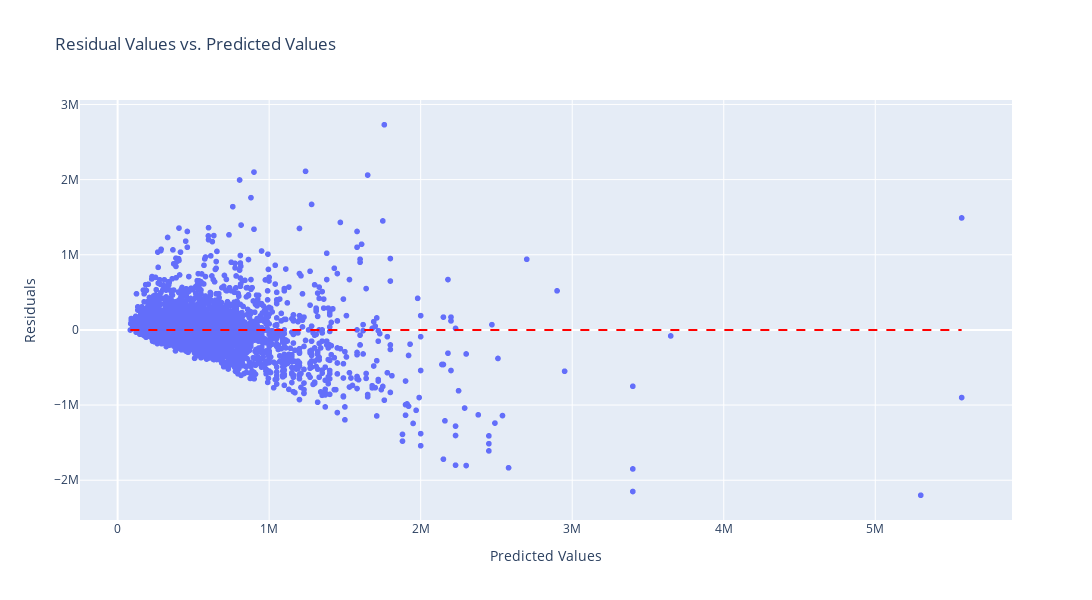

Write notebook code for a chart like this one.
### Markdown cell above
### RMSE value in traning data less than RMSE value in test data that mean our model may be have overfiting to regularizatied better prediction to unseen data   .

### Code cell
import plotly.express as px
import numpy as np

# Assuming you have y_test and y_pred_test as your true and predicted data
# Calculate residuals
residuals = np.array(y_test) - np.array(y_pred_test)

# Create the scatter plot
fig = px.scatter(x=y_pred_test, y=residuals, title='Residual Values vs. Predicted Values',
                 labels={'x': 'Predicted Values', 'y': 'Residuals'})

# Add a horizontal line at y=0 for reference
fig.add_shape(type='line', x0=min(y_pred_test), x1=max(y_pred_test), y0=0, y1=0,
              line=dict(color='red', dash='dash'))
fig.update_layout(width=1200,height=600)

fig.show()

### Figure 1 — Plotly figure (JSON) as saved in the notebook; plotly's stock layout.template omitted (floating-point values rounded to 4 significant figures; data arrays with more than 128 entries replaced by an {"elided": "..."} marker saying what was removed)
{"data": [{"hovertemplate": "Predicted Values=%{x}<br>Residuals=%{y}<extra></extra>", "legendgroup": "", "marker": {"color": "#636efa", "symbol": "circle"}, "mode": "markers", "name": "", "showlegend": false, "type": "scattergl", "x": {"elided": "5400 int values"}, "xaxis": "x", "y": {"elided": "5400 int values"}, "yaxis": "y"}], "layout": {"height": 600, "legend": {"tracegroupgap": 0}, "shapes": [{"line": {"color": "red", "dash": "dash"}, "type": "line", "x0": 84000, "x1": 5570000, "y0": 0, "y1": 0}], "title": {"text": "Residual Values vs. Predicted Values"}, "width": 1200, "xaxis": {"anchor": "y", "domain": [0, 1], "title": {"text": "Predicted Values"}}, "yaxis": {"anchor": "x", "domain": [0, 1], "title": {"text": "Residuals"}}}}
